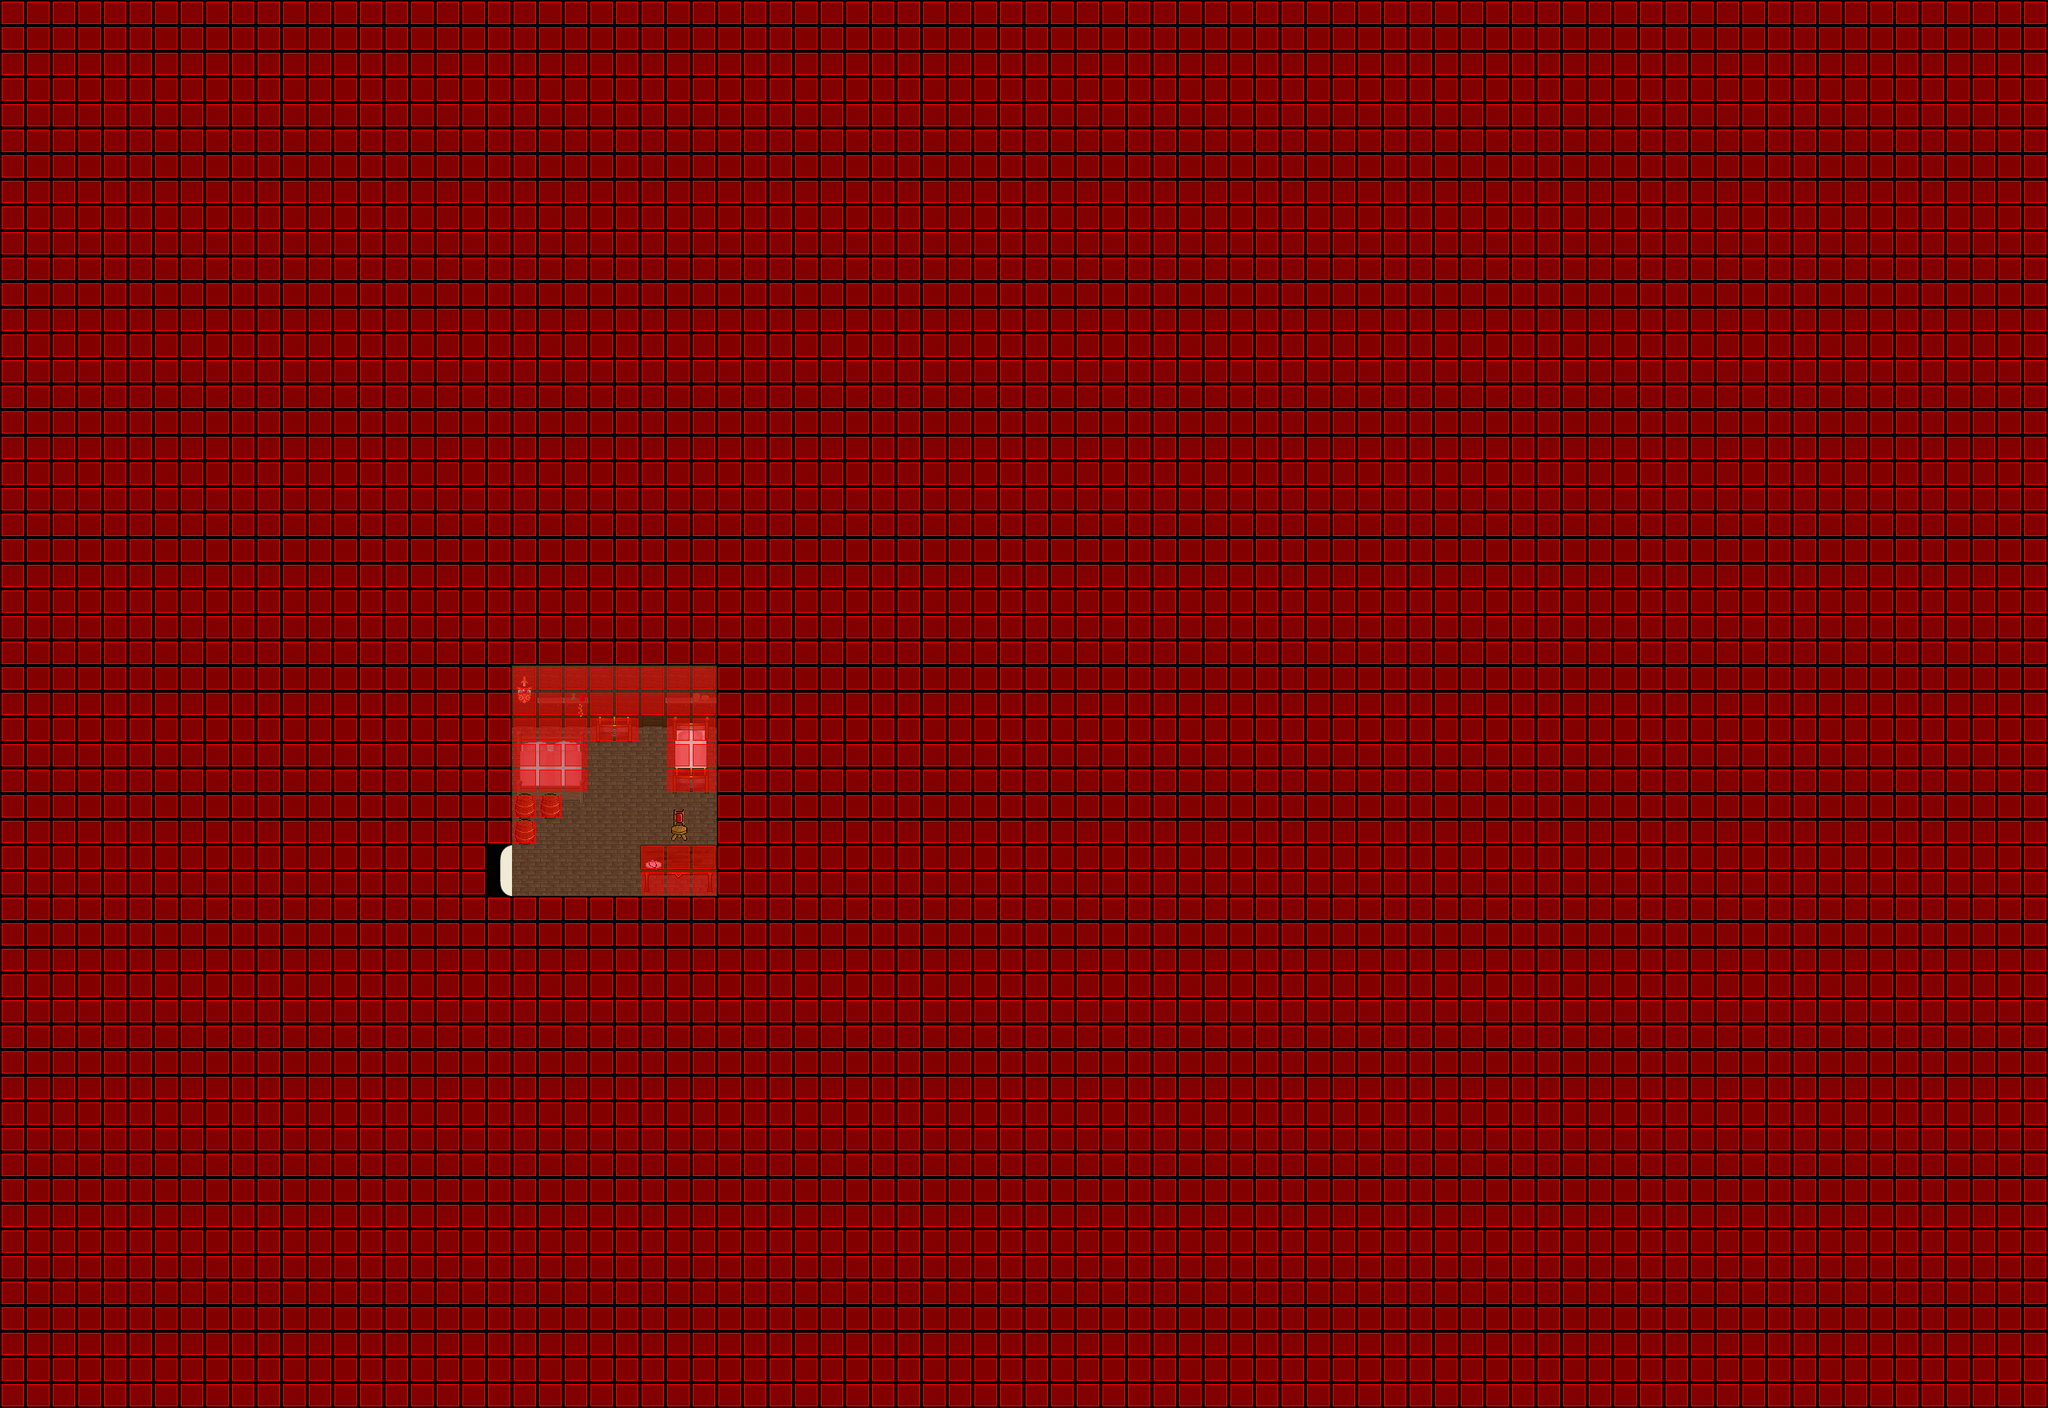

A 2D game scene composited from a Tiled map and its tileset images. What follows is a short description and the map's XML, with each tile layer's data collapsed to a summary:
An orthogonal 80x55 tile map with 32x32 px tiles, 7 tile layers (Ground, Ground, Ground, Ground, ...), 7 tilesets and 2 objects (SCRIPT, WARP).

<map version="1.0" orientation="orthogonal" width="80" height="55" tilewidth="32" tileheight="32">
 <properties>
  <property name="music" value="inside2.ogg" />
 </properties>
 <tileset firstgid="1" name="collision1_32_32" tilewidth="32" tileheight="32">
  <image source="../graphics/tiles/collision1_32_32.png" width="1024" height="1024" />
 </tileset>
 <tileset firstgid="1025" name="indoor3_32_32" tilewidth="32" tileheight="32">
  <image source="../graphics/tiles/indoor3_32_32.png" width="1024" height="1024" />
 </tileset>
 <tileset firstgid="2049" name="indoor2_32_32" tilewidth="32" tileheight="32">
  <image source="../graphics/tiles/indoor2_32_32.png" width="1024" height="1024" />
 </tileset>
 <tileset firstgid="3073" name="indoor1_32_64" tilewidth="32" tileheight="64">
  <image source="../graphics/tiles/indoor1_32_64.png" width="1024" height="1024" />
 </tileset>
 <tileset firstgid="3585" name="indoor1_32_96" tilewidth="32" tileheight="96">
  <image source="../graphics/tiles/indoor1_32_96.png" width="1024" height="960" />
 </tileset>
 <tileset firstgid="3905" name="indoor2_32_64" tilewidth="32" tileheight="64">
  <image source="../graphics/tiles/indoor2_32_64.png" width="1024" height="1024" />
 </tileset>
 <tileset firstgid="4417" name="indoor2_32_96" tilewidth="32" tileheight="96">
  <image source="../graphics/tiles/indoor2_32_96.png" width="1024" height="960" />
 </tileset>
 <layer name="Ground" width="80" height="55">
  <data>[4400 cells, 4400 non-empty, 4 distinct tile ids]</data>
 </layer>
 <layer name="Ground" width="80" height="55">
  <data>[4400 cells, 24 non-empty, 3 distinct tile ids]</data>
 </layer>
 <layer name="Ground" width="80" height="55">
  <data>[4400 cells, 32 non-empty, 29 distinct tile ids]</data>
 </layer>
 <layer name="Ground" width="80" height="55">
  <data>[4400 cells, 4 non-empty, 2 distinct tile ids]</data>
 </layer>
 <layer name="Fringe" width="80" height="55">
  <data>[4400 cells, 1 non-empty, 1 distinct tile ids]</data>
 </layer>
 <layer name="Over" width="80" height="55">
  <data>[4400 cells, 0 non-empty, 0 distinct tile ids]</data>
 </layer>
 <layer name="Collision" width="80" height="55">
  <data>[4400 cells, 4368 non-empty, 1 distinct tile ids]</data>
 </layer>
 <objectgroup name="Object" width="80" height="55">
  <object name="External Map Events" type="SCRIPT" x="0" y="0">
   <properties>
    <property name="FILENAME" value="scripts/maps/iw-monument-of-bugfixer-house01-o00-o00-n01.lua" />
   </properties>
  </object>
  <object name="Warp to o0" type="WARP" x="608" y="1056" width="32" height="64">
   <properties>
    <property name="DEST_MAP" value="iw-monument-of-bugfixer-house01-o00-o00-o00" />
    <property name="DEST_X" value="688" />
    <property name="DEST_Y" value="1088" />
   </properties>
  </object>
 </objectgroup>
</map>
